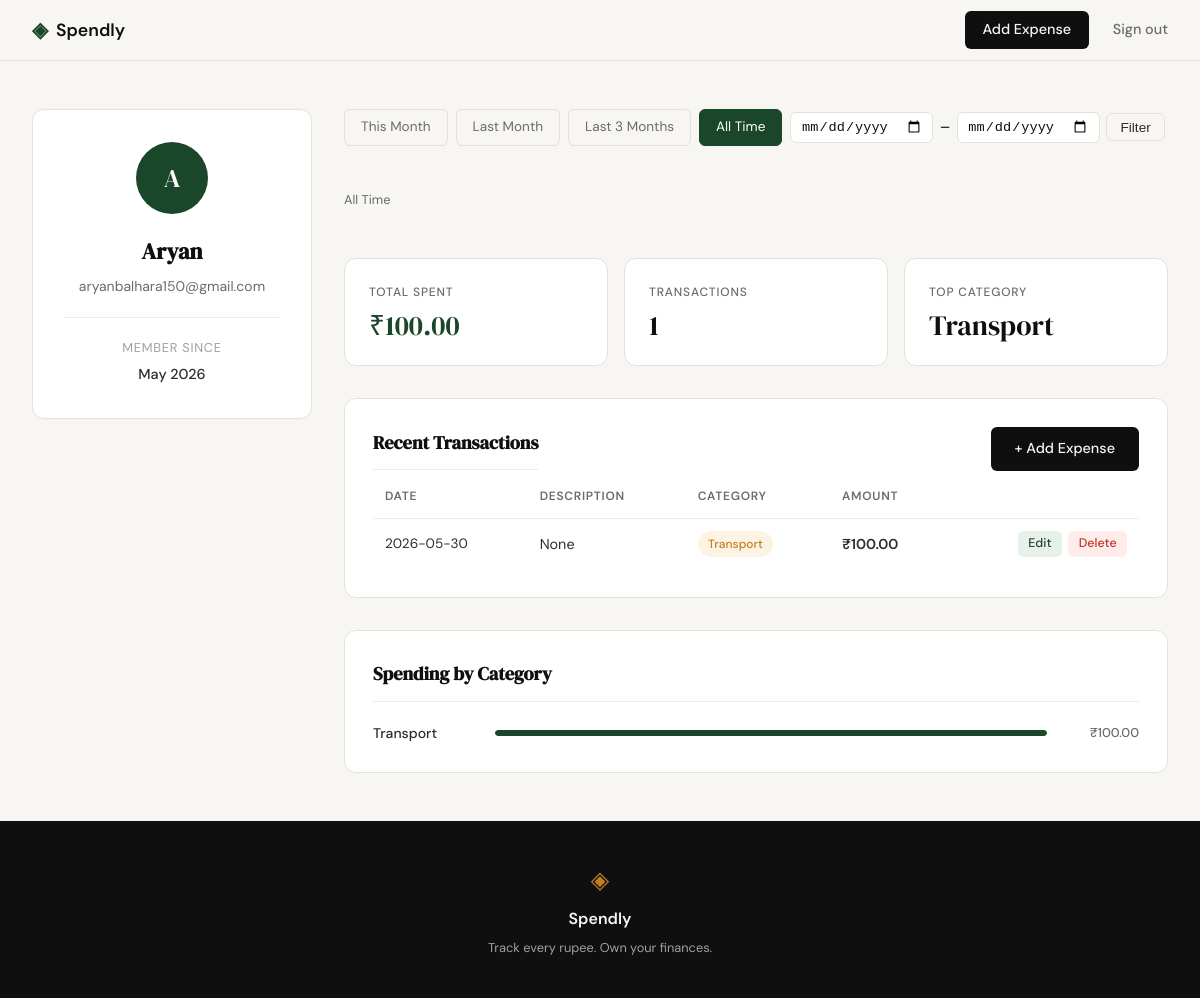
The app's page /profile (signed in) with its own data.
### tables this page shows
CREATE TABLE users (
            id            INTEGER PRIMARY KEY AUTOINCREMENT,
            name          TEXT NOT NULL,
            email         TEXT NOT NULL UNIQUE,
            password_hash TEXT NOT NULL,
            created_at    TEXT NOT NULL DEFAULT (datetime('now'))
        );

CREATE TABLE expenses (
            id          INTEGER PRIMARY KEY AUTOINCREMENT,
            user_id     INTEGER NOT NULL REFERENCES users(id),
            amount      REAL NOT NULL,
            category    TEXT NOT NULL,
            date        TEXT NOT NULL,
            description TEXT,
            created_at  TEXT NOT NULL DEFAULT (datetime('now'))
        );

### app.py (the view)
@app.route("/profile")
def profile():
    if not session.get("user_id"):
        return redirect(url_for("login"))
    user_row = get_user_by_id(session["user_id"])
    if user_row is None:
        abort(404)
    words = user_row["name"].split()
    initials = "".join(w[0].upper() for w in words[:2])
    dt = datetime.strptime(user_row["created_at"][:10], "%Y-%m-%d")
    member_since = dt.strftime("%B %Y")
    user = {
        "name": user_row["name"],
        "email": user_row["email"],
        "member_since": member_since,
        "initials": initials,
    }
    preset, start_date, end_date, filter_label = _resolve_date_range(
        request.args.get("preset", "all-time"),
        request.args.get("start", ""),
        request.args.get("end", ""),
    )
    stats        = get_expense_stats(session["user_id"], start_date, end_date)
    transactions = get_recent_transactions(session["user_id"], start_date=start_date, end_date=end_date)
    categories   = get_category_breakdown(session["user_id"], start_date, end_date)
    return render_template("profile.html", user=user, stats=stats,
                           transactions=transactions, categories=categories,
                           active_preset=preset, start_date=start_date,
                           end_date=end_date, filter_label=filter_label)

### app.py (called while the page is built, shortened)
def _resolve_date_range(preset, start_str="", end_str=""):
    today = date.today()
    if preset == "this-month":
        start = today.replace(day=1).isoformat()
        end = today.isoformat()
        label = today.strftime("%B %Y")
    elif preset == "last-month":
        last_prev = today.replace(day=1) - timedelta(days=1)
        start = last_prev.replace(day=1).isoformat()
        end = last_prev.isoformat()
        label = last_prev.strftime("%B %Y")
    elif preset == "last-3-months":
        three_months_ago = today - timedelta(days=90)
        start = three_months_ago.isoformat()
        end = today.isoformat()
        label = f"{three_months_ago.strftime('%d %b')} – {today.strftime('%d %b %Y')}"
    else:
        preset, start, end, label = "all-time", None, None, "All Time"
    return preset, start, end, label

### database/db.py (called while the page is built)
def get_db():
    conn = sqlite3.connect(DB_PATH)
    conn.row_factory = sqlite3.Row
    conn.execute("PRAGMA foreign_keys = ON")
    return conn

def get_user_by_id(user_id):
    conn = get_db()
    user = conn.execute(
        "SELECT * FROM users WHERE id = ?", (user_id,)
    ).fetchone()
    conn.close()
    return user

def get_expense_stats(user_id, start_date=None, end_date=None):
    conn = get_db()
    date_clause = ""
    p1 = [user_id]
    if start_date and end_date:
        date_clause = " AND date BETWEEN ? AND ?"
        p1 += [start_date, end_date]
    row = conn.execute(
        "SELECT SUM(amount) AS total, COUNT(*) AS cnt FROM expenses WHERE user_id = ?" + date_clause,
        p1
    ).fetchone()
    top = conn.execute(
        "SELECT category, SUM(amount) AS s FROM expenses"
        " WHERE user_id = ?" + date_clause + " GROUP BY category ORDER BY s DESC LIMIT 1",
        p1
    ).fetchone()
    conn.close()
    total = row["total"] or 0.0
    return {
        "total_spent": f"₹{total:,.2f}",
        "transaction_count": row["cnt"],
        "top_category": top["category"] if top else "—",
    }

### templates/profile.html (shortened to what this page needs)
{% extends "base.html" %}
{% block head %}
<link rel="stylesheet" href="{{ url_for('static', filename='css/profile.css') }}">
{% endblock %}
{% block content %}
<section class="profile-section">
    <div class="profile-layout">
        <aside class="info-card">
            <div class="avatar">{{ user.initials }}</div>
            <h1 class="info-name">{{ user.name }}</h1>
            <p class="info-email">{{ user.email }}</p>
            <hr class="info-divider">
            <p class="info-meta">Member since</p>
            <p class="info-value">{{ user.member_since }}</p>
        </aside>
        <div class="profile-right">
            <div class="filter-bar">
                <a href="{{ url_for('profile', preset='this-month') }}"
                   class="filter-btn {% if active_preset == 'this-month' %}filter-btn--active{% endif %}">This Month</a>
                <a href="{{ url_for('profile', preset='last-month') }}"
                   class="filter-btn {% if active_preset == 'last-month' %}filter-btn--active{% endif %}">Last Month</a>
                <a href="{{ url_for('profile', preset='last-3-months') }}"
                   class="filter-btn {% if active_preset == 'last-3-months' %}filter-btn--active{% endif %}">Last 3 Months</a>
                <a href="{{ url_for('profile', preset='all-time') }}"
                   class="filter-btn {% if active_preset == 'all-time' %}filter-btn--active{% endif %}">All Time</a>
                <form class="filter-custom" method="get" action="{{ url_for('profile') }}">
                    <input type="date" name="start" value="{{ start_date or '' }}">
                    <span>–</span>
                    <input type="date" name="end" value="{{ end_date or '' }}">
                    <button type="submit" class="btn-ghost filter-submit">Filter</button>
                </form>
            </div>
            <p class="filter-label">{{ filter_label }}</p>
            <div class="stat-grid">
                <div class="stat-tile">
                    <p class="stat-label">Total Spent</p>
                    <p class="stat-value stat-value--accent">{{ stats.total_spent }}</p>
                </div>
                <div class="stat-tile">
                    <p class="stat-label">Transactions</p>
                    <p class="stat-value">{{ stats.transaction_count }}</p>
                </div>
                <div class="stat-tile">
                    <p class="stat-label">Top Category</p>
                    <p class="stat-value">{{ stats.top_category }}</p>
                </div>
            </div>
            <div class="section-card">
                <div class="section-header">
                    <h2 class="section-title">Recent Transactions</h2>
                    <a href="{{ url_for('add_expense') }}" class="btn-primary">+ Add Expense</a>
                </div>
                <table class="tx-table">
                    <thead>
                        <tr>
                            <th>Date</th>
                            <th>Description</th>
                            <th>Category</th>
                            <th>Amount</th>
                            <th></th>
                        </tr>
                    </thead>
                    <tbody>
                        {% for tx in transactions %}
                        <tr>
                            <td class="tx-date">{{ tx.date }}</td>
                            <td>{{ tx.description }}</td>
                            <td>
                                <span class="badge badge--{{ tx.category | lower }}">
                                    {{ tx.category }}
                                </span>
                            </td>
                            <td class="tx-amount">{{ tx.amount }}</td>
                            <td>
                                <div class="tx-actions">
                                    <a href="{{ url_for('edit_expense', expense_id=tx.id) }}"
                                       class="tx-btn tx-btn--edit">Edit</a>
                                    <a href="{{ url_for('delete_expense', expense_id=tx.id) }}"
                                       class="tx-btn tx-btn--delete">Delete</a>
                                </div>
                            </td>
                        </tr>
                        {% endfor %}
                    </tbody>
                </table>
            </div>
            <div class="section-card">
                <h2 class="section-title">Spending by Category</h2>
                <div class="category-list">
                    {% for cat in categories %}
                    <div class="category-row">
                        <span class="category-name">{{ cat.name }}</span>
                        <div class="progress-track">
                            <div class="progress-fill" style="width: {{ cat.pct }}%"></div>
                        </div>
                        <span class="category-amount">{{ cat.amount }}</span>
                    </div>
                    {% endfor %}
                </div>
            </div>
        </div>
    </div>
</section>
{% endblock %}

### static/css/style.css (style rules this page uses)
:root { --ink: #0f0f0f; --ink-soft: #2d2d2d; --ink-muted: #6b6b6b; --ink-faint: #a0a0a0; --paper: #f7f6f3; --paper-warm: #f0ede6; --paper-card: #ffffff; --accent: #1a472a; --accent-light: #e8f0eb; --accent-2: #c17f24; --accent-2-light: #fdf3e3; --danger: #c0392b; --danger-light: #fdecea; --border: #e4e1da; --border-soft: #eeebe4; --font-display: 'DM Serif Display', Georgia, serif; --font-body: 'DM Sans', system-ui, sans-serif; --max-width: 1200px; --auth-width: 440px; --radius-sm: 6px; --radius-md: 12px; --radius-lg: 20px; }
*, *::before, *::after { box-sizing: border-box; margin: 0; padding: 0; }
html { font-size: 16px; scroll-behavior: smooth; }
body { background: var(--paper); color: var(--ink); font-family: var(--font-body); font-size: 1rem; line-height: 1.6; -webkit-font-smoothing: antialiased; }
a { color: inherit; text-decoration: none; }
.btn-primary { display: inline-block; background: var(--ink); color: var(--paper); padding: 0.65rem 1.5rem; border-radius: var(--radius-sm); font-family: var(--font-body); font-size: 0.9rem; font-weight: 500; cursor: pointer; border: none; transition: background 0.2s; text-decoration: none; }
.btn-ghost { display: inline-block; background: transparent; color: var(--ink-soft); padding: 0.65rem 1.5rem; border-radius: var(--radius-sm); font-size: 0.9rem; font-weight: 500; border: 1px solid var(--border); transition: all 0.2s; text-decoration: none; }
.tx-actions { display: flex; gap: 0.4rem; justify-content: flex-end; }
.tx-btn { display: inline-block; padding: 0.2rem 0.65rem; border-radius: var(--radius-sm); font-size: 0.78rem; font-weight: 500; text-decoration: none; transition: opacity 0.15s; }
.tx-btn--edit { background: var(--accent-light); color: var(--accent); }
.tx-btn--delete { background: var(--danger-light); color: var(--danger); }
.filter-bar { display: flex; flex-wrap: wrap; align-items: center; gap: 0.5rem; margin-bottom: 0.75rem; }
.filter-btn { padding: 0.4rem 1rem; border: 1px solid var(--border); border-radius: var(--radius-sm); color: var(--ink-muted); text-decoration: none; font-size: 0.85rem; transition: 0.2s; }
.filter-btn--active { background: var(--accent); color: var(--paper-card); border-color: var(--accent); }
.filter-custom { display: flex; align-items: center; gap: 0.4rem; }
.filter-custom input[type="date"] { border: 1px solid var(--border); border-radius: var(--radius-sm); padding: 0.35rem 0.6rem; font-size: 0.85rem; color: var(--ink); background: var(--paper-card); }
.filter-submit { padding: 0.35rem 0.85rem; font-size: 0.85rem; }
.filter-label { font-size: 0.8rem; color: var(--ink-muted); margin-bottom: 1rem; }
.section-header { display: flex; align-items: center; justify-content: space-between; margin-bottom: 1rem; }
.section-header .section-title { margin-bottom: 0; }

### records on screen
users: name "Aryan", email "aryanbalhara150@gmail.com"
expenses: top_category "Transport", date "2026-05-30", description "None", category "Transport", amount "₹100.00"

### other values on screen
{{ user.initials }} "A"
{{ user.member_since }} "May 2026"
{{ filter_label }} "All Time"
{{ stats.total_spent }} "₹100.00"
{{ stats.transaction_count }} "1"
{{ cat.name }} "Transport"
{{ cat.amount }} "₹100.00"
